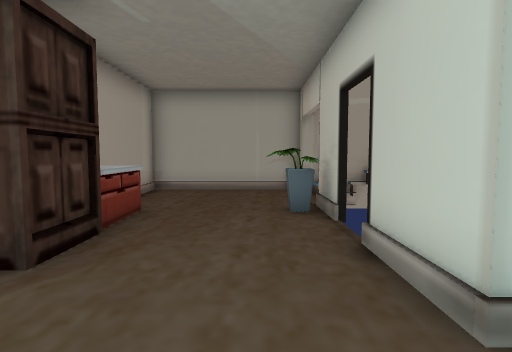
view 1 (above)

12 first-person views from a walk through a 3-D level made in the Unity game engine. The camera is 1.2 m above the floor, tilts 4° down and sees 80° across. The floor is counted in squares, 1 m on a side. Each view is taken from the middle of a square. On the plan, view 1 faces up. The plan holds only what a view shows up to about 13 squares ahead; the rest is blank. The place goes on beyond the plan. The player is left out. Door leaves are left out, so doorways stand open.

view 2
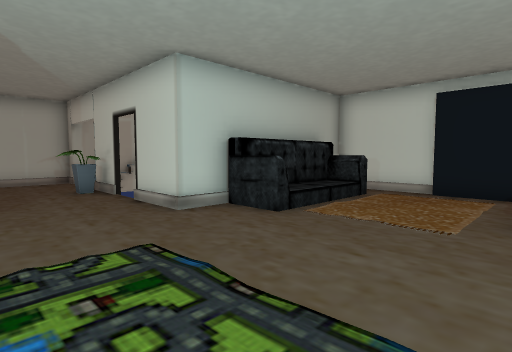

view 3
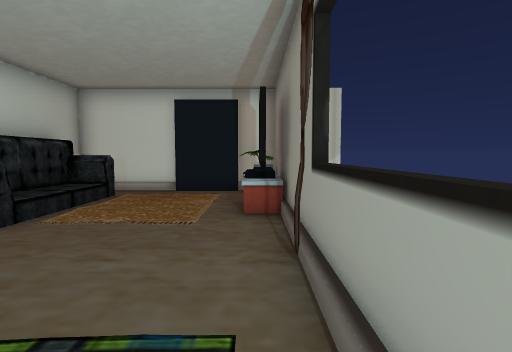

view 4
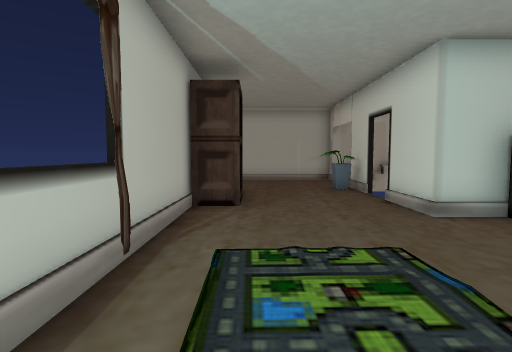

view 5
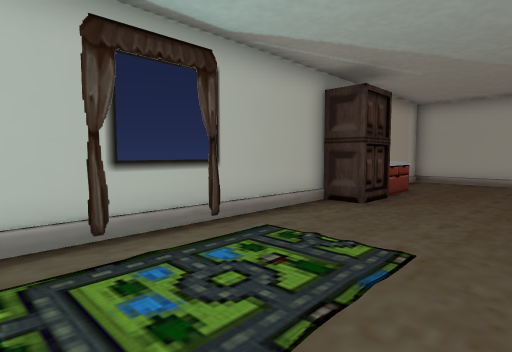

view 6
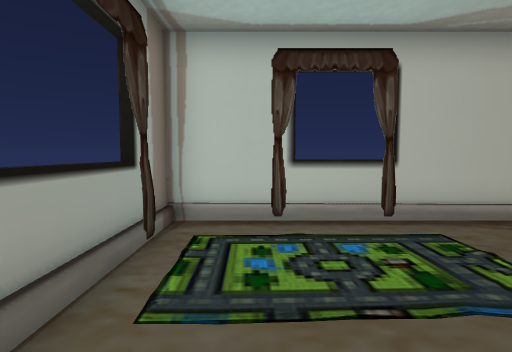

view 7
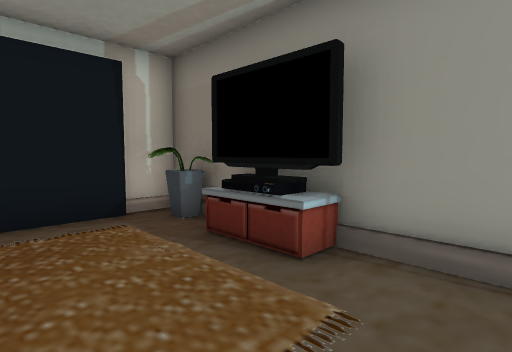

view 8
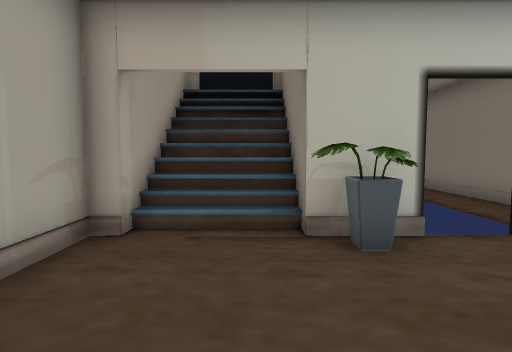

view 9
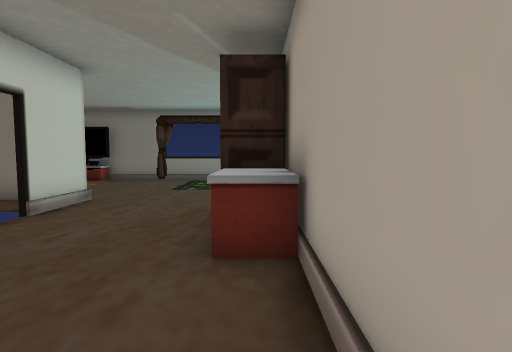

view 10
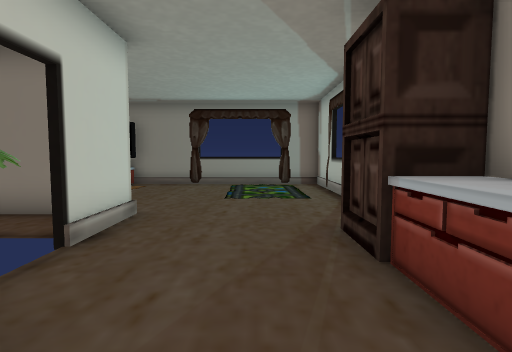

view 11
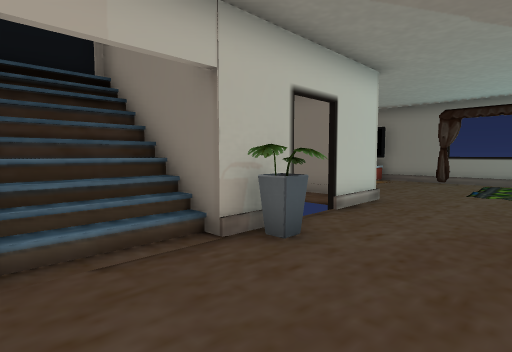

view 12
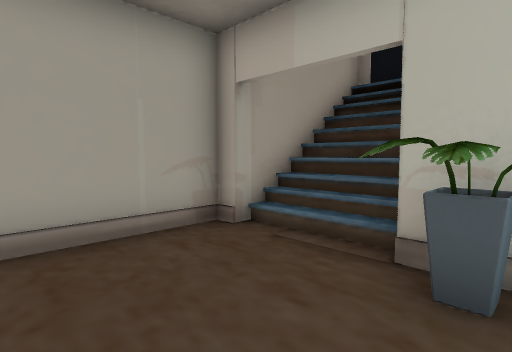

### Floor plan
Key: @ floor where view 1 was taken; # wall or solid block; . main floor; : floor 0.5 m higher than the main floor; / step, stairs or slope; = window, fence, low wall or low ledge; P plant; C cabinet; L closet; T TV; U curtain; O other object.
Columns run from 4 left of view 1 to 8 right of it. Each row starts with its distance up from view 1.
 11 #######
 10 #.....#####
  9 #.....////#
  8 #.....////#
  7 #....P#####
  6 #C...P#
  5 #C....
  4 #L....
  3 #L....#
  2 #.....#######
  1 #......=:::=#
  0 #...@..////##
 -1 U.. ........#
 -2 U.. ........#
 -3 #.. ........#
 -4 #.......TTTP#
 -5 ###UUU###O###

Where each view was taken, in squares from view 1:
view 1: 0 up, 0 right, facing up
view 2: 4 down, 2 left, facing up-right
view 3: 4 down, 2 left, facing right
view 4: 4 down, 2 left, facing up
view 5: 4 down, 1 right, facing up-left
view 6: 3 down, 2 right, facing left
view 7: 1 down, 2 right, facing down-right
view 8: 8 up, 3 left, facing right
view 9: 10 up, 3 left, facing down
view 10: 8 up, 1 left, facing down
view 11: 10 up, 2 left, facing down-right
view 12: 6 up, 2 left, facing up-right
